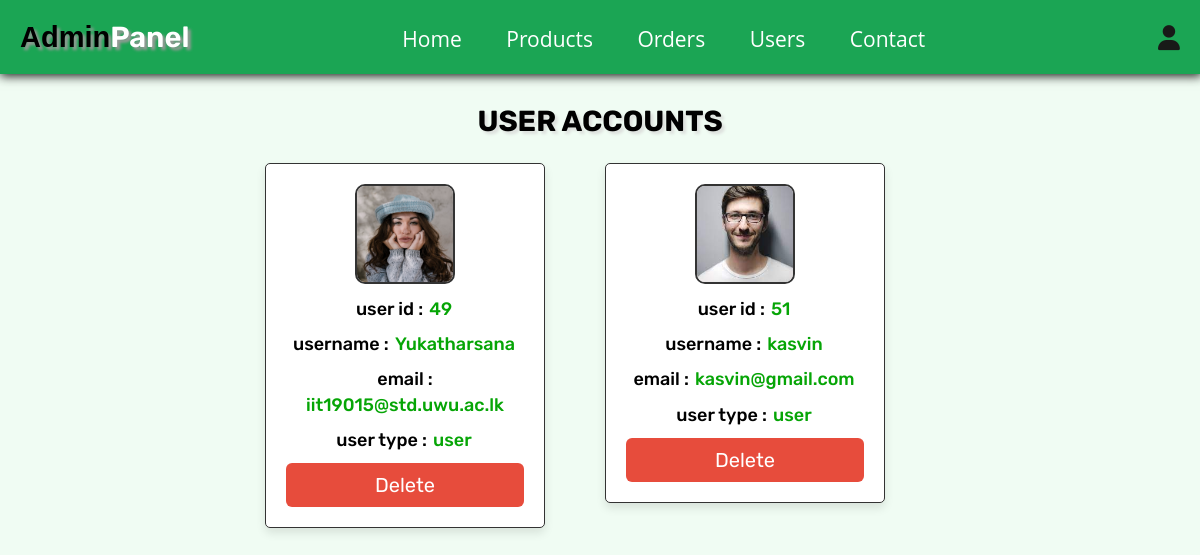
The app's page /admin_users.php (signed in) with its own data.
### tables this page shows
CREATE TABLE `users` (
  `id` int(100) NOT NULL,
  `name` varchar(100) NOT NULL,
  `email` varchar(100) NOT NULL,
  `password` varchar(100) NOT NULL,
  `user_type` varchar(20) NOT NULL DEFAULT 'user',
  `image` varchar(100) NOT NULL
);

### admin_users.php (the view, shortened to what this page needs)
<?php
@include 'config.php';
$admin_id = $_SESSION['admin_id'];
?>
<!DOCTYPE html>
<html lang="en">
<head>
   <link rel="stylesheet" href="https://cdnjs.cloudflare.com/ajax/libs/font-awesome/6.1.1/css/all.min.css">
   <link rel="stylesheet" href="css/cssstyle.css">
</head>
<body>
<?php include 'admin_header.php'; ?>
<section class="user-accounts">
   <h1 class="title">user accounts</h1>
   <div class="box-container">
      <?php
         $select_users = $conn->prepare("SELECT * FROM `users`");
         $select_users->execute();
         while($fetch_users = $select_users->fetch(PDO::FETCH_ASSOC)){
      ?>
      <div class="box" style="<?php if($fetch_users['id'] == $admin_id){ echo 'display:none'; }; ?>">
         <img src="uploaded_img/<?= $fetch_users['image']; ?>" alt="">
         <p> user id : <span><?= $fetch_users['id']; ?></span></p>
         <p> username : <span><?= $fetch_users['name']; ?></span></p>
         <p> email : <span><?= $fetch_users['email']; ?></span></p>
         <p> user type : <span style=" color:<?php if($fetch_users['user_type'] == 'admin'){ echo 'orange'; }; ?>"><?= $fetch_users['user_type']; ?></span></p>
         <a href="admin_users.php?delete=<?= $fetch_users['id']; ?>" onclick="return confirm('delete this user?');" class="delete-btn">delete</a>
      </div>
      <?php
      }
      ?>
   </div>
</section>
</body>
</html>

### css/cssstyle.css (style rules this page uses)
.user-accounts .box-container { display: grid; grid-template-columns: repeat(auto-fit, 33rem); gap: 1rem; align-items: flex-start; justify-content: center; }
.user-accounts .box-container .box { border: 1px solid; box-shadow: var(--box-shadow); background-color: var(--white); border-radius: 0.5rem; padding: 2rem; text-align: center; width: 280px; }
.user-accounts .box-container .box img { height: 10rem; width: 10rem; border-radius: 10%; object-fit: cover; margin-bottom: 1rem; border: 2px solid; }
.user-accounts .box-container .box p { margin-bottom: 1rem; line-height: 1.4; font-size: 1.8rem; color: rgb(0, 0, 0); font-weight: 500; }
.user-accounts .box-container .box p span { color:rgb(6, 165, 6); font-weight: 500; margin: 2px; }

### css/components.css (style rules this page uses)
:root { --green: rgb(38, 173, 95); --orange: #f39c12; --red: #e74c3c; --black: #333; --light-color: #666; --white: #fff; --light-bg: #f6f6f6; --border: 0.2rem solid var(--black); --box-shadow: 0 0.5rem 1rem rgba(0, 0, 0, 0.1); --text-decoration: none; }
* { font-family: "Rubik", sans-serif; margin: 0; padding: 0; box-sizing: border-box; outline: none; border: none; text-decoration: none; color: var(--black); }
body { background-color: rgb(240, 252, 243); }
html { font-size: 62.5%; overflow-x: hidden; scroll-behavior: smooth; scroll-padding-top: 6.5rem; }
section { padding: 3rem 2rem; max-width: 1200px; margin: 0 auto; }
.btn, .delete-btn, .option-btn { display: block; margin-top: 1rem; border-radius: 0.6rem; color: var(--white); font-size: 2rem; padding: 10px; text-transform: capitalize; cursor: pointer; text-align: center; }
.delete-btn { background-color: var(--red); }
.title { text-align: center; margin-bottom: 2.5rem; text-transform: uppercase; color:rgb(0, 0, 0); font-size: 2.9rem; text-shadow: 3px 3px 3px #dde0dd; }

### records on screen
users: image (picture), id "49", name "Yukatharsana", email "iit19015@std.uwu.ac.lk", user_type "user"
users: image (picture), id "51", name "kasvin", email "kasvin@gmail.com", user_type "user"
